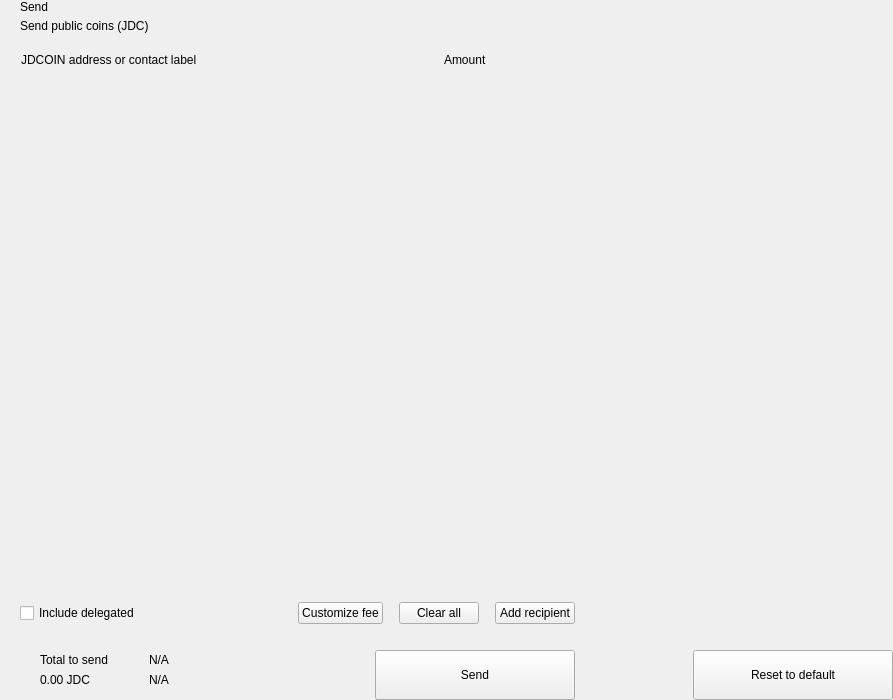
<?xml version="1.0" encoding="UTF-8"?>
<ui version="4.0">
 <class>send</class>
 <widget class="QWidget" name="send">
  <property name="geometry">
   <rect>
    <x>0</x>
    <y>0</y>
    <width>893</width>
    <height>700</height>
   </rect>
  </property>
  <property name="windowTitle">
   <string>Form</string>
  </property>
  <layout class="QHBoxLayout" name="horizontalLayout_2" stretch="2,1">
   <property name="spacing">
    <number>0</number>
   </property>
   <property name="leftMargin">
    <number>0</number>
   </property>
   <property name="topMargin">
    <number>0</number>
   </property>
   <property name="rightMargin">
    <number>0</number>
   </property>
   <property name="bottomMargin">
    <number>0</number>
   </property>
   <item>
    <widget class="QWidget" name="left" native="true">
     <layout class="QVBoxLayout" name="verticalLayout_3">
      <property name="spacing">
       <number>0</number>
      </property>
      <property name="leftMargin">
       <number>0</number>
      </property>
      <property name="topMargin">
       <number>0</number>
      </property>
      <property name="rightMargin">
       <number>0</number>
      </property>
      <property name="bottomMargin">
       <number>0</number>
      </property>
      <item>
       <layout class="QVBoxLayout" name="verticalLayout_22" stretch="0,0,0,1,0,0,0,0">
        <property name="spacing">
         <number>0</number>
        </property>
        <item>
         <layout class="QHBoxLayout" name="horizontalLayout_3">
          <property name="spacing">
           <number>0</number>
          </property>
          <property name="leftMargin">
           <number>20</number>
          </property>
          <property name="rightMargin">
           <number>20</number>
          </property>
          <item>
           <layout class="QVBoxLayout" name="verticalLayout">
            <property name="spacing">
             <number>5</number>
            </property>
            <item>
             <widget class="QLabel" name="labelTitle">
              <property name="text">
               <string>Send</string>
              </property>
              <property name="alignment">
               <set>Qt::AlignLeading|Qt::AlignLeft|Qt::AlignVCenter</set>
              </property>
             </widget>
            </item>
            <item>
             <widget class="QLabel" name="labelSubtitle1">
              <property name="text">
               <string>Send public coins (JDC)</string>
              </property>
             </widget>
            </item>
           </layout>
          </item>
          <item>
           <spacer name="horizontalSpacer">
            <property name="orientation">
             <enum>Qt::Horizontal</enum>
            </property>
            <property name="sizeHint" stdset="0">
             <size>
              <width>40</width>
              <height>20</height>
             </size>
            </property>
           </spacer>
          </item>
         </layout>
        </item>
        <item>
         <spacer name="verticalSpacer_2">
          <property name="orientation">
           <enum>Qt::Vertical</enum>
          </property>
          <property name="sizeType">
           <enum>QSizePolicy::Fixed</enum>
          </property>
          <property name="sizeHint" stdset="0">
           <size>
            <width>20</width>
            <height>20</height>
           </size>
          </property>
         </spacer>
        </item>
        <item>
         <layout class="QHBoxLayout" name="horizontalLayout" stretch="6,0,2">
          <property name="spacing">
           <number>0</number>
          </property>
          <property name="leftMargin">
           <number>10</number>
          </property>
          <property name="topMargin">
           <number>0</number>
          </property>
          <property name="rightMargin">
           <number>20</number>
          </property>
          <property name="bottomMargin">
           <number>0</number>
          </property>
          <item>
           <widget class="QLabel" name="labelSubtitleAddress">
            <property name="styleSheet">
             <string notr="true">margin-left:8px;</string>
            </property>
            <property name="text">
             <string>JDCOIN address or contact label</string>
            </property>
           </widget>
          </item>
          <item>
           <spacer name="horizontalSpacer_3">
            <property name="orientation">
             <enum>Qt::Horizontal</enum>
            </property>
            <property name="sizeType">
             <enum>QSizePolicy::Fixed</enum>
            </property>
            <property name="sizeHint" stdset="0">
             <size>
              <width>40</width>
              <height>1</height>
             </size>
            </property>
           </spacer>
          </item>
          <item>
           <widget class="QLabel" name="labelSubtitleAmount">
            <property name="text">
             <string>Amount</string>
            </property>
           </widget>
          </item>
         </layout>
        </item>
        <item>
         <widget class="QScrollArea" name="scrollArea">
          <property name="minimumSize">
           <size>
            <width>0</width>
            <height>350</height>
           </size>
          </property>
          <property name="styleSheet">
           <string notr="true">#scrollArea {
            background:transparent;
            margin-top:10px;
}</string>
          </property>
          <property name="horizontalScrollBarPolicy">
           <enum>Qt::ScrollBarAlwaysOff</enum>
          </property>
          <property name="sizeAdjustPolicy">
           <enum>QAbstractScrollArea::AdjustIgnored</enum>
          </property>
          <property name="widgetResizable">
           <bool>true</bool>
          </property>
          <property name="alignment">
           <set>Qt::AlignLeading|Qt::AlignLeft|Qt::AlignTop</set>
          </property>
          <widget class="QWidget" name="scrollAreaWidgetContents">
           <property name="geometry">
            <rect>
             <x>0</x>
             <y>0</y>
             <width>591</width>
             <height>16</height>
            </rect>
           </property>
           <property name="sizePolicy">
            <sizepolicy hsizetype="Preferred" vsizetype="Maximum">
             <horstretch>0</horstretch>
             <verstretch>0</verstretch>
            </sizepolicy>
           </property>
           <property name="autoFillBackground">
            <bool>false</bool>
           </property>
           <property name="styleSheet">
            <string notr="true">#scrollAreaWidgetContents {
             background:transparent;
             }</string>
           </property>
           <layout class="QVBoxLayout" name="verticalLayout_7">
            <property name="spacing">
             <number>0</number>
            </property>
            <property name="sizeConstraint">
             <enum>QLayout::SetDefaultConstraint</enum>
            </property>
            <property name="leftMargin">
             <number>0</number>
            </property>
            <property name="topMargin">
             <number>0</number>
            </property>
            <property name="rightMargin">
             <number>0</number>
            </property>
            <property name="bottomMargin">
             <number>0</number>
            </property>
           </layout>
          </widget>
         </widget>
        </item>
        <item>
         <spacer name="verticalSpacer_4">
          <property name="orientation">
           <enum>Qt::Vertical</enum>
          </property>
          <property name="sizeType">
           <enum>QSizePolicy::Fixed</enum>
          </property>
          <property name="sizeHint" stdset="0">
           <size>
            <width>20</width>
            <height>20</height>
           </size>
          </property>
         </spacer>
        </item>
        <item>
         <layout class="QHBoxLayout" name="horizontalLayout_20">
          <property name="spacing">
           <number>6</number>
          </property>
          <property name="leftMargin">
           <number>20</number>
          </property>
          <property name="rightMargin">
           <number>20</number>
          </property>
          <item>
           <widget class="QCheckBox" name="checkBoxDelegations">
            <property name="layoutDirection">
             <enum>Qt::LeftToRight</enum>
            </property>
            <property name="text">
             <string>Include delegated</string>
            </property>
           </widget>
          </item>
          <item>
           <spacer name="horizontalSpacer_4">
            <property name="orientation">
             <enum>Qt::Horizontal</enum>
            </property>
            <property name="sizeHint" stdset="0">
             <size>
              <width>10</width>
              <height>20</height>
             </size>
            </property>
           </spacer>
          </item>
          <item>
           <widget class="QPushButton" name="pushButtonFee">
            <property name="focusPolicy">
             <enum>Qt::NoFocus</enum>
            </property>
            <property name="text">
             <string>Customize fee</string>
            </property>
           </widget>
          </item>
          <item>
           <spacer name="horizontalSpacer_11">
            <property name="orientation">
             <enum>Qt::Horizontal</enum>
            </property>
            <property name="sizeType">
             <enum>QSizePolicy::Minimum</enum>
            </property>
            <property name="sizeHint" stdset="0">
             <size>
              <width>10</width>
              <height>20</height>
             </size>
            </property>
           </spacer>
          </item>
          <item>
           <widget class="QPushButton" name="pushButtonClear">
            <property name="focusPolicy">
             <enum>Qt::NoFocus</enum>
            </property>
            <property name="layoutDirection">
             <enum>Qt::RightToLeft</enum>
            </property>
            <property name="text">
             <string>Clear all</string>
            </property>
           </widget>
          </item>
          <item>
           <spacer name="horizontalSpacer_6">
            <property name="orientation">
             <enum>Qt::Horizontal</enum>
            </property>
            <property name="sizeType">
             <enum>QSizePolicy::Fixed</enum>
            </property>
            <property name="sizeHint" stdset="0">
             <size>
              <width>10</width>
              <height>20</height>
             </size>
            </property>
           </spacer>
          </item>
          <item>
           <widget class="QPushButton" name="pushButtonAddRecipient">
            <property name="focusPolicy">
             <enum>Qt::NoFocus</enum>
            </property>
            <property name="text">
             <string>Add recipient</string>
            </property>
           </widget>
          </item>
         </layout>
        </item>
        <item>
         <spacer name="verticalSpacer">
          <property name="orientation">
           <enum>Qt::Vertical</enum>
          </property>
          <property name="sizeType">
           <enum>QSizePolicy::Fixed</enum>
          </property>
          <property name="sizeHint" stdset="0">
           <size>
            <width>20</width>
            <height>16</height>
           </size>
          </property>
         </spacer>
        </item>
        <item>
         <layout class="QHBoxLayout" name="horizontalLayout_7">
          <property name="rightMargin">
           <number>20</number>
          </property>
          <item>
           <layout class="QHBoxLayout" name="horizontalLayout_10">
            <property name="spacing">
             <number>0</number>
            </property>
            <property name="leftMargin">
             <number>8</number>
            </property>
            <item>
             <widget class="QStackedWidget" name="stackedWidget">
              <property name="minimumSize">
               <size>
                <width>0</width>
                <height>60</height>
               </size>
              </property>
              <property name="maximumSize">
               <size>
                <width>16777215</width>
                <height>60</height>
               </size>
              </property>
              <widget class="QWidget" name="page1">
               <layout class="QVBoxLayout" name="verticalLayout_71" stretch="0">
                <property name="spacing">
                 <number>6</number>
                </property>
                <property name="leftMargin">
                 <number>12</number>
                </property>
                <property name="topMargin">
                 <number>0</number>
                </property>
                <property name="rightMargin">
                 <number>0</number>
                </property>
                <property name="bottomMargin">
                 <number>0</number>
                </property>
                <item>
                 <widget class="QWidget" name="coinWidget" native="true">
                  <property name="minimumSize">
                   <size>
                    <width>0</width>
                    <height>60</height>
                   </size>
                  </property>
                  <property name="maximumSize">
                   <size>
                    <width>16777215</width>
                    <height>60</height>
                   </size>
                  </property>
                  <layout class="QHBoxLayout" name="horizontalLayout_9">
                   <property name="spacing">
                    <number>0</number>
                   </property>
                   <property name="leftMargin">
                    <number>20</number>
                   </property>
                   <property name="topMargin">
                    <number>10</number>
                   </property>
                   <property name="rightMargin">
                    <number>20</number>
                   </property>
                   <property name="bottomMargin">
                    <number>10</number>
                   </property>
                   <item>
                    <layout class="QVBoxLayout" name="verticalSend">
                     <property name="spacing">
                      <number>0</number>
                     </property>
                     <item>
                      <widget class="QLabel" name="labelTitleTotalSend">
                       <property name="text">
                        <string>Total to send</string>
                       </property>
                      </widget>
                     </item>
                     <item>
                      <widget class="QLabel" name="labelAmountSend">
                       <property name="text">
                        <string notr="true">0.00 JDC</string>
                       </property>
                      </widget>
                     </item>
                    </layout>
                   </item>
                   <item>
                    <spacer name="horizontalSpacer_9">
                     <property name="orientation">
                      <enum>Qt::Horizontal</enum>
                     </property>
                     <property name="sizeType">
                      <enum>QSizePolicy::Fixed</enum>
                     </property>
                     <property name="sizeHint" stdset="0">
                      <size>
                       <width>20</width>
                       <height>20</height>
                      </size>
                     </property>
                    </spacer>
                   </item>
                   <item>
                    <widget class="QLabel" name="labelLine">
                     <property name="minimumSize">
                      <size>
                       <width>1</width>
                       <height>0</height>
                      </size>
                     </property>
                     <property name="maximumSize">
                      <size>
                       <width>1</width>
                       <height>16777215</height>
                      </size>
                     </property>
                     <property name="text">
                      <string/>
                     </property>
                    </widget>
                   </item>
                   <item>
                    <spacer name="horizontalSpacer_10">
                     <property name="orientation">
                      <enum>Qt::Horizontal</enum>
                     </property>
                     <property name="sizeType">
                      <enum>QSizePolicy::Fixed</enum>
                     </property>
                     <property name="sizeHint" stdset="0">
                      <size>
                       <width>20</width>
                       <height>20</height>
                      </size>
                     </property>
                    </spacer>
                   </item>
                   <item>
                    <layout class="QVBoxLayout" name="verticalRemaining">
                     <property name="spacing">
                      <number>0</number>
                     </property>
                     <item>
                      <widget class="QLabel" name="labelTitleTotalRemaining">
                       <property name="text">
                        <string notr="true">N/A</string>
                       </property>
                      </widget>
                     </item>
                     <item>
                      <widget class="QLabel" name="labelAmountRemaining">
                       <property name="text">
                        <string notr="true">N/A</string>
                       </property>
                      </widget>
                     </item>
                    </layout>
                   </item>
                  </layout>
                 </widget>
                </item>
               </layout>
              </widget>
              <widget class="QWidget" name="page_2"/>
             </widget>
            </item>
           </layout>
          </item>
          <item>
           <spacer name="horizontalSpacer_5">
            <property name="orientation">
             <enum>Qt::Horizontal</enum>
            </property>
            <property name="sizeType">
             <enum>QSizePolicy::Expanding</enum>
            </property>
            <property name="sizeHint" stdset="0">
             <size>
              <width>40</width>
              <height>20</height>
             </size>
            </property>
           </spacer>
          </item>
          <item alignment="Qt::AlignBottom">
           <widget class="QPushButton" name="pushButtonSave">
            <property name="minimumSize">
             <size>
              <width>200</width>
              <height>50</height>
             </size>
            </property>
            <property name="maximumSize">
             <size>
              <width>200</width>
              <height>50</height>
             </size>
            </property>
            <property name="focusPolicy">
             <enum>Qt::NoFocus</enum>
            </property>
            <property name="text">
             <string>Send</string>
            </property>
           </widget>
          </item>
         </layout>
        </item>
       </layout>
      </item>
     </layout>
    </widget>
   </item>
   <item>
    <widget class="QWidget" name="right" native="true">
     <layout class="QVBoxLayout" name="verticalLayout_5">
      <property name="leftMargin">
       <number>0</number>
      </property>
      <property name="topMargin">
       <number>0</number>
      </property>
      <property name="rightMargin">
       <number>0</number>
      </property>
      <property name="bottomMargin">
       <number>0</number>
      </property>
      <item>
       <layout class="QVBoxLayout" name="verticalLayout_4">
        <property name="spacing">
         <number>6</number>
        </property>
        <item>
         <widget class="OptionButton" name="btnCoinControl" native="true">
          <property name="minimumSize">
           <size>
            <width>0</width>
            <height>50</height>
           </size>
          </property>
         </widget>
        </item>
        <item>
         <widget class="OptionButton" name="btnChangeAddress" native="true">
          <property name="minimumSize">
           <size>
            <width>0</width>
            <height>50</height>
           </size>
          </property>
         </widget>
        </item>
        <item>
         <widget class="OptionButton" name="btnUri" native="true">
          <property name="minimumSize">
           <size>
            <width>0</width>
            <height>50</height>
           </size>
          </property>
         </widget>
        </item>
        <item>
         <spacer name="verticalSpacer_5">
          <property name="orientation">
           <enum>Qt::Vertical</enum>
          </property>
          <property name="sizeHint" stdset="0">
           <size>
            <width>20</width>
            <height>40</height>
           </size>
          </property>
         </spacer>
        </item>
        <item>
         <layout class="QHBoxLayout" name="horizontalLayout_8">
          <item>
           <spacer name="horizontalSpacer_7">
            <property name="orientation">
             <enum>Qt::Horizontal</enum>
            </property>
            <property name="sizeHint" stdset="0">
             <size>
              <width>40</width>
              <height>20</height>
             </size>
            </property>
           </spacer>
          </item>
          <item>
           <widget class="QPushButton" name="pushButtonReset">
            <property name="minimumSize">
             <size>
              <width>200</width>
              <height>50</height>
             </size>
            </property>
            <property name="maximumSize">
             <size>
              <width>200</width>
              <height>50</height>
             </size>
            </property>
            <property name="focusPolicy">
             <enum>Qt::NoFocus</enum>
            </property>
            <property name="text">
             <string>Reset to default</string>
            </property>
           </widget>
          </item>
         </layout>
        </item>
       </layout>
      </item>
     </layout>
    </widget>
   </item>
  </layout>
 </widget>
 <customwidgets>
  <customwidget>
   <class>OptionButton</class>
   <extends>QWidget</extends>
   <header>qt/jdcoin/optionbutton.h</header>
   <container>1</container>
  </customwidget>
 </customwidgets>
 <resources/>
 <connections/>
</ui>
